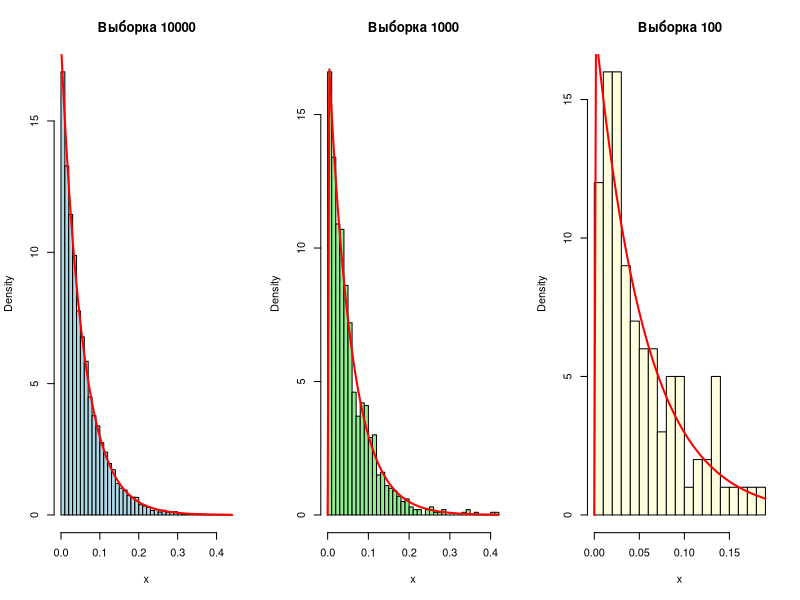
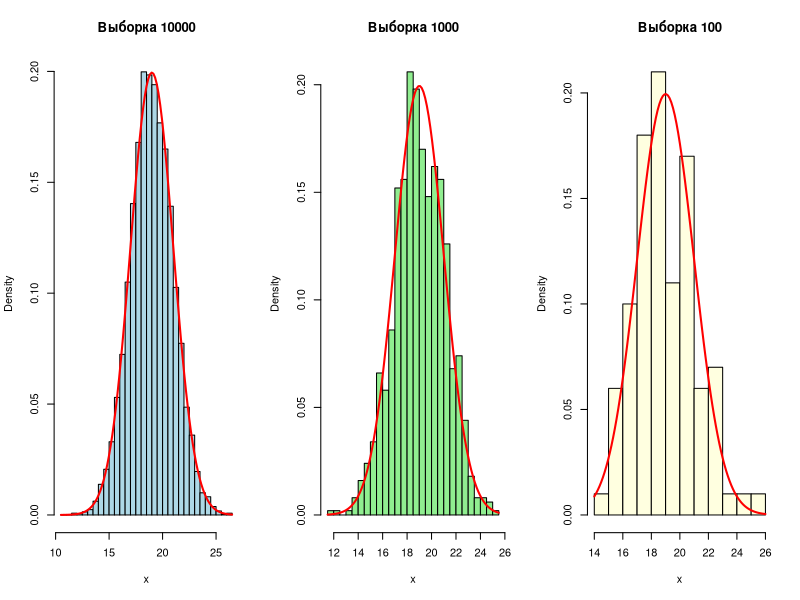
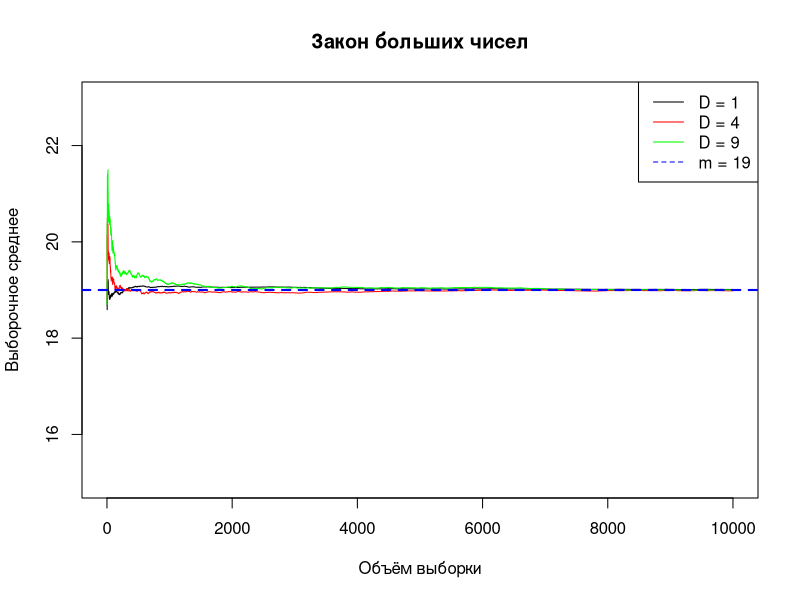
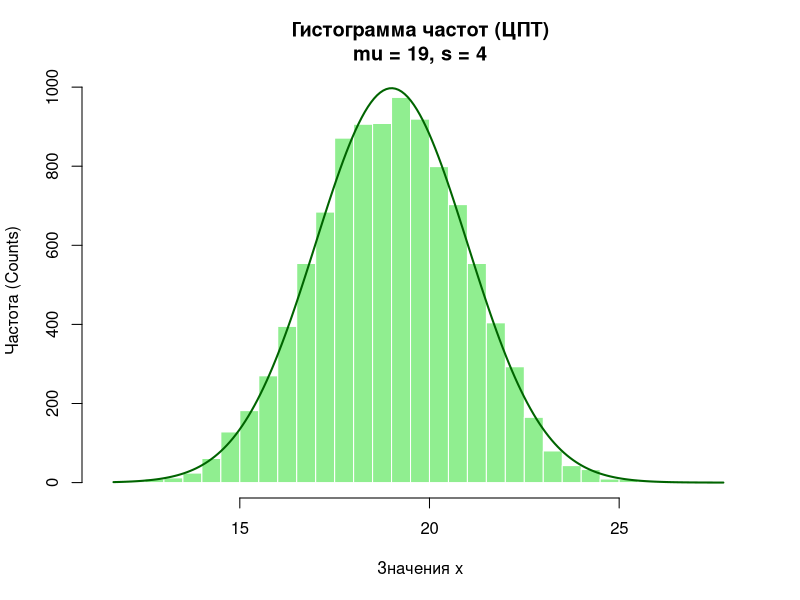
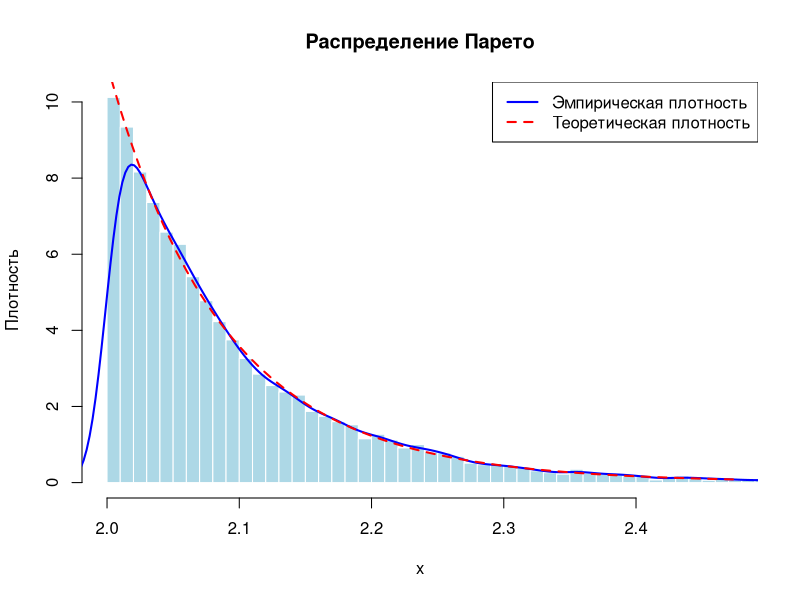

Source code (R) for these figures, in order:
variant_number <- 17 # Номер варианта
lambda <- variant_number + 1 # Интенсивность
mu <- variant_number + 2 # Мат. ожидание
s <- 4 # Произвольная дисперсия больше 0
sd <- sqrt(s) # Стандартное отклонение

###########################
# ПОКАЗАТЕЛЬНОЕ РАСПРЕДЕЛЕНИЕ
###########################

x <- rexp(n = 10000, rate = lambda)

par(mfrow= c(1, 3))

# Размер выборки 10_000
hist(x, breaks = 50, probability = TRUE,
     main = "Выборка 10000",
     xlab = "x", col = "lightblue")
curve(dexp(x, rate = lambda),
      add = TRUE, col = "red", lwd = 2)

# Размер выборки 1000
hist(x[1:1000], breaks = 30, probability = TRUE,
     main = "Выборка 1000",
     xlab = "x", col = "lightgreen")
curve(dexp(x, rate = lambda),
      add = TRUE, col = "red", lwd = 2)

# Размер выборки 100
hist(x[1:100], breaks = 15, probability = TRUE,
     main = "Выборка 100",
     xlab = "x", col = "lightyellow")
curve(dexp(x, rate = lambda),
      add = TRUE, col = "red", lwd = 2)

###########################
# НОРМАЛЬНОЕ РАСПРЕДЕЛЕНИЕ
###########################
x <- rnorm(10000, mean=mu, sd=sd)

# Выборка 10_000
hist(x, breaks = 40, probability = TRUE,
     main = "Выборка 10000",
     xlab = "x",
     col = "lightblue")

curve(dnorm(x, mean = mu, sd = sd),
      add = TRUE, col = "red", lwd = 2)

# Выборка 1000
hist(x[1:1000], breaks = 30, probability = TRUE,
     main = "Выборка 1000",
     xlab = "x",
     col = "lightgreen")

curve(dnorm(x, mean = mu, sd = sd),
      add = TRUE, col = "red", lwd = 2)

# Выборка 100
hist(x[1:100], breaks = 15, probability = TRUE,
     main = "Выборка 100",
     xlab = "x",
     col = "lightyellow")

curve(dnorm(x, mean = mu, sd = sd),
      add = TRUE, col = "red", lwd = 2)

###########################
# ЗАКОН БОЛЬШИХ ЧИСЕЛ
###########################
s1 <- 1
s2 <- 4
s3 <- 9

x1 <- rnorm(10000, mean = mu, sd = sqrt(s1))
x2 <- rnorm(10000, mean = mu, sd = sqrt(s2))
x3 <- rnorm(10000, mean = mu, sd = sqrt(s3))

mean1 <- cumsum(x1) / (1:10000)
mean2 <- cumsum(x2) / (1:10000)
mean3 <- cumsum(x3) / (1:10000)

par(mfrow= c(1, 1))

plot(1:10000, mean1,
     type = "l",
     xlab = "Объём выборки",
     ylab = "Выборочное среднее",
     main = "Закон больших чисел",
     ylim = c(15, 23))

lines(1:10000, mean2, col = "red")
lines(1:10000, mean3, col = "green")

# Теоретическое математическое ожидание
abline(h = mu, col = "blue", lwd = 2, lty = 2)

legend("topright",
       legend = c("D = 1", "D = 4", "D = 9", "m = 19"),
       col = c("black", "red", "green", "blue"),
       lty = c(1, 1, 1, 2))

###########################
# ЦЕНТРАЛЬНАЯ ПРЕДЕЛЬНАЯ ТЕОРЕМА
###########################
# Создаём матрицу 10000 x 12 из равномерных чисел U(0, 1)
u_matrix <- matrix(runif(10000 * 12), nrow = 10000, ncol = 12)

# Суммируем по строкам и центрируем (Z ~ N(0, 1))
z_clt <- rowSums(u_matrix) - 6

# Масштабируем и сдвигаем к заданному среднему mu и дисперсии s
x_clt <- mu + sd * z_clt

# 3. Построение гистограммы частот
hist_info <- hist(x_clt, 
                  breaks = 40, 
                  freq = TRUE, 
                  main = paste0("Гистограмма частот (ЦПТ)\nmu = ", mu, ", s = ", s),
                  xlab = "Значения x", 
                  ylab = "Частота (Counts)",
                  col = "lightgreen", 
                  border = "white")

# Наложение теоретической кривой частот
x_seq <- seq(min(x_clt), max(x_clt), length.out = 200)
bin_width <- diff(hist_info$mids[1:2])
y_theory_freq <- dnorm(x_seq, mean = mu, sd = sd) * 10000 * bin_width
lines(x_seq, y_theory_freq, col = "darkgreen", lwd = 2)

# 4. Тест Колмогорова-Смирнова
ks_result <- ks.test(x_clt, "pnorm", mean = mu, sd = sd)
print(ks_result)

###########################
# РАСПРЕДЕЛЕНИЕ ПАРЕТО
###########################
x0 <- 2 # Коэффициент масштаба
alpha <- variant_number + 5  # Параметр Парето

# Генерация методом обратной функции
u <- runif(10000)
x_pareto <- x0 / ((1 - u)^(1 / alpha))

# Функция теоретической плотности
f_theory <- function(x) {
  ifelse(x >= x0, (alpha * (x0^alpha)) / (x^(alpha + 1)), 0)
}

# Графики
xlim_max <- quantile(x_pareto, 0.99)

hist(x_pareto, breaks = 100, probability = TRUE,
     xlim = c(x0, xlim_max),
     main = paste0("Распределение Парето"),
     xlab = "x", ylab = "Плотность",
     col = "lightblue", border = "white")

# Эмпирическая плотность (оценка)
lines(density(x_pareto), col = "blue", lwd = 2)

# Теоретическая плотность
curve(f_theory(x), from = x0, to = xlim_max,
      col = "red", lwd = 2, lty = 2, add = TRUE)

legend("topright", 
       legend = c("Эмпирическая плотность", "Теоретическая плотность"),
       col = c("blue", "red"), lty = c(1, 2), lwd = 2)
